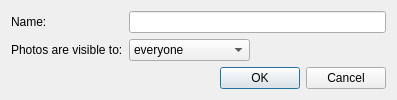
<?xml version="1.0" encoding="UTF-8"?>
<ui version="4.0">
 <class>AlbumSettingsDialog</class>
 <widget class="QDialog" name="AlbumSettingsDialog">
  <property name="geometry">
   <rect>
    <x>0</x>
    <y>0</y>
    <width>397</width>
    <height>95</height>
   </rect>
  </property>
  <property name="windowTitle">
   <string>Album properties</string>
  </property>
  <layout class="QFormLayout" name="formLayout">
   <property name="fieldGrowthPolicy">
    <enum>QFormLayout::ExpandingFieldsGrow</enum>
   </property>
   <item row="0" column="0">
    <widget class="QLabel" name="label">
     <property name="text">
      <string>Name:</string>
     </property>
    </widget>
   </item>
   <item row="0" column="1">
    <widget class="QLineEdit" name="Name_"/>
   </item>
   <item row="1" column="0">
    <widget class="QLabel" name="label_2">
     <property name="text">
      <string>Photos are visible to:</string>
     </property>
    </widget>
   </item>
   <item row="1" column="1">
    <widget class="QComboBox" name="PhotosPrivacy_">
     <item>
      <property name="text">
       <string>everyone</string>
      </property>
     </item>
     <item>
      <property name="text">
       <string>all friends</string>
      </property>
     </item>
     <item>
      <property name="text">
       <string>groups of friends</string>
      </property>
     </item>
    </widget>
   </item>
   <item row="2" column="0" colspan="2">
    <widget class="QDialogButtonBox" name="ButtonBox_">
     <property name="orientation">
      <enum>Qt::Horizontal</enum>
     </property>
     <property name="standardButtons">
      <set>QDialogButtonBox::Cancel|QDialogButtonBox::Ok</set>
     </property>
    </widget>
   </item>
  </layout>
 </widget>
 <resources/>
 <connections>
  <connection>
   <sender>ButtonBox_</sender>
   <signal>accepted()</signal>
   <receiver>AlbumSettingsDialog</receiver>
   <slot>accept()</slot>
   <hints>
    <hint type="sourcelabel">
     <x>248</x>
     <y>254</y>
    </hint>
    <hint type="destinationlabel">
     <x>157</x>
     <y>274</y>
    </hint>
   </hints>
  </connection>
  <connection>
   <sender>ButtonBox_</sender>
   <signal>rejected()</signal>
   <receiver>AlbumSettingsDialog</receiver>
   <slot>reject()</slot>
   <hints>
    <hint type="sourcelabel">
     <x>316</x>
     <y>260</y>
    </hint>
    <hint type="destinationlabel">
     <x>286</x>
     <y>274</y>
    </hint>
   </hints>
  </connection>
 </connections>
</ui>
